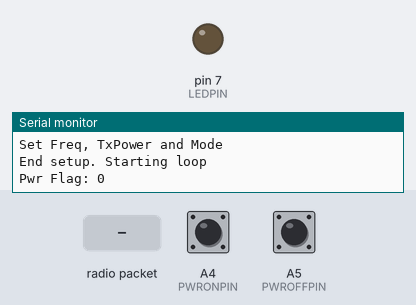
Bench run of a sketch on a simulated Arduino Uno, built with avr-gcc and run on an emulated ATmega328P. Shown: output pins drawn as LEDs (lit = HIGH), the last lines printed to the serial monitor. The test bench sets the inputs (shaded band); at power-on: A4 (PWRONPIN) HIGH, A5 (PWROFFPIN) HIGH. Random numbers use the default seed unless the sketch sets one; no radio packets arrive unless stated; pins used as bus, display or sensor lines are not drawn.

Above: at 1.2 s.
1.3 s: radio packet "PReq_0" arrives
At 1.46 s:
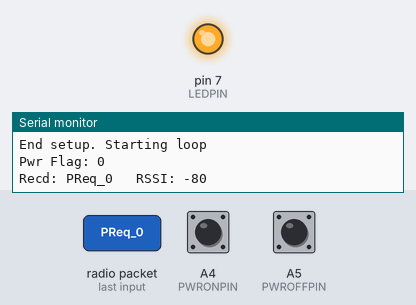
Timing chart, 0 to 4.3 s (numbered marks = the images above; inputs shaded):
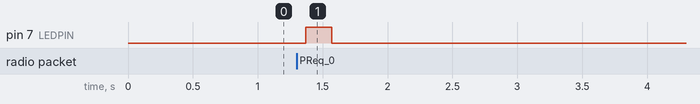

The sketch:

LoRa-Test3.ino
```cpp
// LoRa-Test3 Node
/*
 * This sketch demonstrates a message propogating node.
 * Creative Commons BY SA licence. Author T. Gillett
 *
 * Two buttons are used as inputs - Power-Up and Power_Down.
 * If one of these buttons is operated, the Power output is set to the required state
 * and a message is transmitted requesting power up or down on other nodes.
 *
 * If a node receives a power up or down request, it will forward the message on and
 * set the local power state.
 *
 * There is a dead time (WAITPERIOD) after each transmission to allow the message to
 * propogate without being received by the node that sent it.
 *
 * LEDPIN is used to indicate a received message, connect LED and resistor to Gnd
 * POWERPIN is used to set or indicate local power state, connect LED and resistor to Gnd
 * PWRONPIN is connected via a button to GND, requests power up operation
 * PWROFFPIN is connected via a button to GND, requests power down operation
 *
 * This example is designed to run on an Arduino board such at the UNO, fitted
 * with a LoRa/GPS shield such as the Dragino device:
 * Ref: http://www.dragino.com/products/lora/item/108-lora-gps-shield.html
 *
 */

/*******************************/

// Define modem configurations
// Bw = 125 kHz, Cr = 4/5, Sf = 128chips/symbol, CRC on. Default medium range
#define MODE1 rf95.Bw125Cr45Sf128
// Bw = 500 kHz, Cr = 4/5, Sf = 128chips/symbol, CRC on. Fast+short range
#define MODE2 rf95.Bw500Cr45Sf128);
// Bw = 31.25 kHz, Cr = 4/8, Sf = 512chips/symbol, CRC on. Slow+long range
#define MODE3 (rf95.Bw31_25Cr48Sf512);

#define MODE       MODE1   // Set modem configuration.
#define FREQUENCY  915.0   // Frequency in MHz
#define TXPOWER    6      // Set to 5 - 23 dBm

#define LEDPIN 7     // Connect the LED to this I/O pin with a resistor to Gnd.
#define POWERPIN 8   // This pin controls power to load
#define PWRONPIN A4   // Pull LOW to send PowerOn request
#define PWROFFPIN A5 // Pull LOW to send PowerOff request

#define WAITPERIOD 5000  // Dead time after sending message

#include <SPI.h>
#include <RH_RF95.h>

// Create an instance of the radio driver
RH_RF95 rf95;

int led = LEDPIN;
int pwr = POWERPIN;
int pon = PWRONPIN;
int poff = PWROFFPIN;
bool power_flag = false; // Flag for power to main board
bool power_req = false;  // Local Power Required
long randNumber;
char messg_str[10];


void send_message()
{
  uint8_t data[10];

  strcpy((char*)data, messg_str);

  Serial.print("Send data:  ");
  rf95.send(data, sizeof(data));
  Serial.println((char*)data);
  rf95.waitPacketSent();

  delay(WAITPERIOD);  // Wait for the dead time period

  uint8_t buf[RH_RF95_MAX_MESSAGE_LEN];
  uint8_t len = sizeof(buf);
  // Flush rx buffer
  if (rf95.available())
    {
      rf95.recv(buf, &len);  // Flush rx buffer
    }
  Serial.println("Finished send and wait period\n");
}


void setup()
{
  pinMode(led, OUTPUT);
  pinMode(pwr, OUTPUT);
  pinMode(pon, INPUT_PULLUP);
  pinMode(poff, INPUT_PULLUP);

  Serial.begin(9600);

  while (!Serial) ;            // Wait for serial port to be available
  Serial.println("LoRa-Test3 Node.\n");

  Serial.println("Start Server setup.");

  if (!rf95.init())           // Initialise the LoRa chip
  {
    Serial.println("Init rf95 failed");
  }
  else
  {
    Serial.println("Init rf95 success");
    Serial.println("Set Freq, TxPower and Mode");
    rf95.setFrequency(FREQUENCY);
    rf95.setTxPower(TXPOWER, false);
		rf95.setModemConfig(MODE);

    //rf95.printRegisters();

    Serial.println("End setup. Starting loop\n");
    Serial.print("Pwr Flag: ");
    Serial.println(power_flag);
    Serial.println("");
  }
  randomSeed(analogRead(0));
}

void loop()
{
  uint8_t buf[RH_RF95_MAX_MESSAGE_LEN];
  uint8_t len = sizeof(buf);


  // Check buttons
  int pon_req = digitalRead(pon);
  int poff_req = digitalRead(poff);

  if (!pon_req && poff_req)  // Power up request
    {
      strcpy(messg_str,"PReq_0");
      power_flag = true;
      digitalWrite(pwr, HIGH);
      Serial.println("Pwr ON Btn");
      Serial.print("Pwr Flag: ");
      Serial.println(power_flag);
      send_message();
    }

  if (pon_req && !poff_req)  // Power down request
    {
      strcpy(messg_str,"PDwn_0");
      power_flag = false;
      digitalWrite(pwr, LOW);
      Serial.println("Pwr OFF Btn");
      Serial.print("Pwr Flag: ");
      Serial.println(power_flag);
      send_message();
    }

 delay(100);


// Handle incoming messagees
  if (rf95.available())
  {
    if (rf95.recv(buf, &len))    // Get the message
    {
      digitalWrite(led, HIGH);   // Turn LED on

      //RH_RF95::printBuffer("Request: ", buf, len);  // Print rx buffer for debug

      Serial.print("\nRecd: ");
      Serial.print((char*)buf); // Output the request message string
      Serial.print("   RSSI: ");
      Serial.println(rf95.lastRssi(), DEC); // Output the signal strength

      delay(200);              // Keep the LED on for a period
      digitalWrite(led, LOW);  //Turn LED off
    }
    else
    {
      Serial.println("Recv failed");
    }

    //Serial.print("\nGot request: ");
    //Serial.println((char*)buf); // Output the request message string

    randNumber = random(10, 200);
    randNumber = 10 * randNumber;
    char str1[10];

    strcpy(str1,(char*)buf);

    if (((String)str1 == "PReq_0") || ((String)str1 == "PReq_1"))
    {
      Serial.print("Rand: ");
      Serial.println(randNumber);
      delay(randNumber);

      strcpy(messg_str,"PReq_1");
      send_message();

      digitalWrite(pwr, HIGH);
      power_flag = true;       // Turn on local power
      Serial.print("Pwr Flag: ");
      Serial.println(power_flag);
    }

    if (((String)str1 == "PDwn_0") || ((String)str1 == "PDwn_1"))
    {
      Serial.print("Rand: ");
      Serial.println(randNumber);
      delay(randNumber);

      strcpy(messg_str,"PDwn_1");
      send_message();

      digitalWrite(pwr, LOW);
      power_flag = false;       // Turn off local power
      Serial.print("Pwr Flag: ");
      Serial.println(power_flag);
    }
  }

}  // loop
```

Measured:
- after the input at 1.3 s, pin 7 (LEDPIN): LOW → HIGH after 0.07 s, → LOW 0.20 s later
